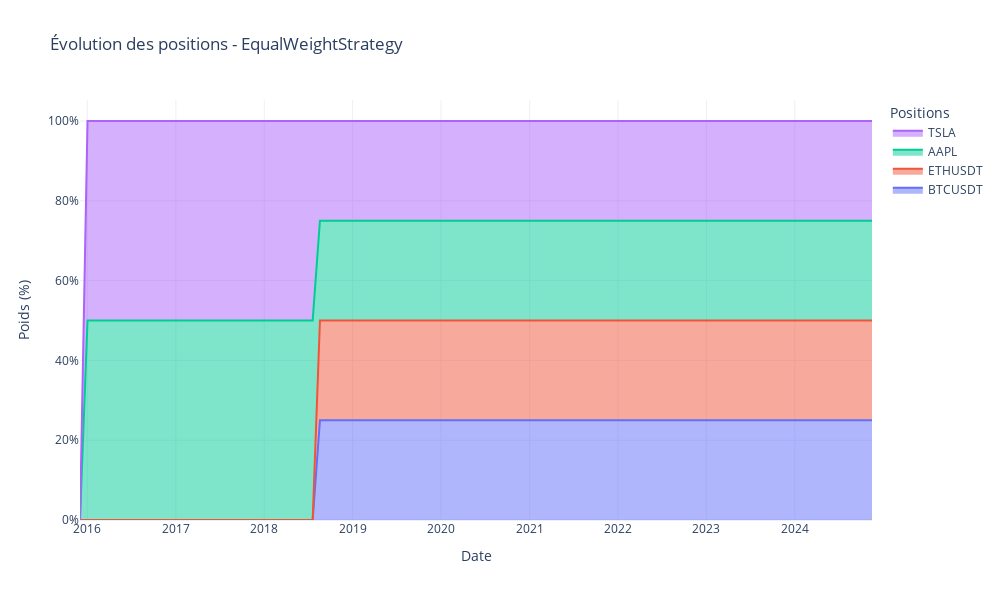

Notebook source saved alongside this figure:
### Code cell
# Affichage des positions finales de la stratégie Equal Weight pour les actifs mixtes
mixed_equal_weight.positions()

### Figure 1 — Plotly figure (JSON) as saved in the notebook; plotly's stock layout.template omitted (floating-point values rounded to 4 significant figures)
{"data": [{"hovertemplate": "%{text}<extra></extra>", "mode": "lines", "name": "BTCUSDT", "stackgroup": "one", "text": ["", "", "", "", "", "", "", "", "", "", "", "", "", "", "", "", "", "", "", "", "", "", "", "", "", "", "", "", "", "", "", "", "", "<b>BTCUSDT</b><br>Poids: 25.00%", "<b>BTCUSDT</b><br>Poids: 25.00%", "<b>BTCUSDT</b><br>Poids: 25.00%", "<b>BTCUSDT</b><br>Poids: 25.00%", "<b>BTCUSDT</b><br>Poids: 25.00%", "<b>BTCUSDT</b><br>Poids: 25.00%", "<b>BTCUSDT</b><br>Poids: 25.00%", "<b>BTCUSDT</b><br>Poids: 25.00%", "<b>BTCUSDT</b><br>Poids: 25.00%", "<b>BTCUSDT</b><br>Poids: 25.00%", "<b>BTCUSDT</b><br>Poids: 25.00%", "<b>BTCUSDT</b><br>Poids: 25.00%", "<b>BTCUSDT</b><br>Poids: 25.00%", "<b>BTCUSDT</b><br>Poids: 25.00%", "<b>BTCUSDT</b><br>Poids: 25.00%", "<b>BTCUSDT</b><br>Poids: 25.00%", "<b>BTCUSDT</b><br>Poids: 25.00%", "<b>BTCUSDT</b><br>Poids: 25.00%", "<b>BTCUSDT</b><br>Poids: 25.00%", "<b>BTCUSDT</b><br>Poids: 25.00%", "<b>BTCUSDT</b><br>Poids: 25.00%", "<b>BTCUSDT</b><br>Poids: 25.00%", "<b>BTCUSDT</b><br>Poids: 25.00%", "<b>BTCUSDT</b><br>Poids: 25.00%", "<b>BTCUSDT</b><br>Poids: 25.00%", "<b>BTCUSDT</b><br>Poids: 25.00%", "<b>BTCUSDT</b><br>Poids: 25.00%", "<b>BTCUSDT</b><br>Poids: 25.00%", "<b>BTCUSDT</b><br>Poids: 25.00%", "<b>BTCUSDT</b><br>Poids: 25.00%", "<b>BTCUSDT</b><br>Poids: 25.00%", "<b>BTCUSDT</b><br>Poids: 25.00%", "<b>BTCUSDT</b><br>Poids: 25.00%", "<b>BTCUSDT</b><br>Poids: 25.00%", "<b>BTCUSDT</b><br>Poids: 25.00%", "<b>BTCUSDT</b><br>Poids: 25.00%", "<b>BTCUSDT</b><br>Poids: 25.00%", "<b>BTCUSDT</b><br>Poids: 25.00%", "<b>BTCUSDT</b><br>Poids: 25.00%", "<b>BTCUSDT</b><br>Poids: 25.00%", "<b>BTCUSDT</b><br>Poids: 25.00%", "<b>BTCUSDT</b><br>Poids: 25.00%", "<b>BTCUSDT</b><br>Poids: 25.00%", "<b>BTCUSDT</b><br>Poids: 25.00%", "<b>BTCUSDT</b><br>Poids: 25.00%", "<b>BTCUSDT</b><br>Poids: 25.00%", "<b>BTCUSDT</b><br>Poids: 25.00%", "<b>BTCUSDT</b><br>Poids: 25.00%", "<b>BTCUSDT</b><br>Poids: 25.00%", "<b>BTCUSDT</b><br>Poids: 25.00%", "<b>BTCUSDT</b><br>Poids: 25.00%", "<b>BTCUSDT</b><br>Poids: 25.00%", "<b>BTCUSDT</b><br>Poids: 25.00%", "<b>BTCUSDT</b><br>Poids: 25.00%", "<b>BTCUSDT</b><br>Poids: 25.00%", "<b>BTCUSDT</b><br>Poids: 25.00%", "<b>BTCUSDT</b><br>Poids: 25.00%", "<b>BTCUSDT</b><br>Poids: 25.00%", "<b>BTCUSDT</b><br>Poids: 25.00%", "<b>BTCUSDT</b><br>Poids: 25.00%", "<b>BTCUSDT</b><br>Poids: 25.00%", "<b>BTCUSDT</b><br>Poids: 25.00%", "<b>BTCUSDT</b><br>Poids: 25.00%", "<b>BTCUSDT</b><br>Poids: 25.00%", "<b>BTCUSDT</b><br>Poids: 25.00%", "<b>BTCUSDT</b><br>Poids: 25.00%", "<b>BTCUSDT</b><br>Poids: 25.00%", "<b>BTCUSDT</b><br>Poids: 25.00%", "<b>BTCUSDT</b><br>Poids: 25.00%", "<b>BTCUSDT</b><br>Poids: 25.00%", "<b>BTCUSDT</b><br>Poids: 25.00%", "<b>BTCUSDT</b><br>Poids: 25.00%", "<b>BTCUSDT</b><br>Poids: 25.00%", "<b>BTCUSDT</b><br>Poids: 25.00%", "<b>BTCUSDT</b><br>Poids: 25.00%", "<b>BTCUSDT</b><br>Poids: 25.00%", "<b>BTCUSDT</b><br>Poids: 25.00%"], "type": "scatter", "x": ["2015-12-02T00:00:00", "2016-01-02T00:00:00", "2016-02-01T00:00:00", "2016-03-02T00:00:00", "2016-04-01T00:00:00", "2016-05-01T00:00:00", "2016-05-31T00:00:00", "2016-06-30T00:00:00", "2016-07-30T00:00:00", "2016-08-29T00:00:00", "2016-09-28T00:00:00", "2016-10-28T00:00:00", "2016-11-27T00:00:00", "2016-12-27T00:00:00", "2017-01-26T00:00:00", "2017-02-25T00:00:00", "2017-03-27T00:00:00", "2017-04-26T00:00:00", "2017-05-26T00:00:00", "2017-06-25T00:00:00", "2017-07-25T00:00:00", "2017-08-24T00:00:00", "2017-09-23T00:00:00", "2017-10-23T00:00:00", "2017-11-22T00:00:00", "2017-12-22T00:00:00", "2018-01-21T00:00:00", "2018-02-20T00:00:00", "2018-03-22T00:00:00", "2018-04-21T00:00:00", "2018-05-21T00:00:00", "2018-06-20T00:00:00", "2018-07-20T00:00:00", "2018-08-19T00:00:00", "2018-09-18T00:00:00", "2018-10-18T00:00:00", "2018-11-17T00:00:00", "2018-12-17T00:00:00", "2019-01-16T00:00:00", "2019-02-15T00:00:00", "2019-03-17T00:00:00", "2019-04-16T00:00:00", "2019-05-16T00:00:00", "2019-06-15T00:00:00", "2019-07-15T00:00:00", "2019-08-14T00:00:00", "2019-09-13T00:00:00", "2019-10-13T00:00:00", "2019-11-12T00:00:00", "2019-12-12T00:00:00", "2020-01-11T00:00:00", "2020-02-10T00:00:00", "2020-03-11T00:00:00", "2020-04-10T00:00:00", "2020-05-10T00:00:00", "2020-06-09T00:00:00", "2020-07-09T00:00:00", "2020-08-08T00:00:00", "2020-09-07T00:00:00", "2020-10-07T00:00:00", "2020-11-06T00:00:00", "2020-12-06T00:00:00", "2021-01-05T00:00:00", "2021-02-04T00:00:00", "2021-03-06T00:00:00", "2021-04-05T00:00:00", "2021-05-05T00:00:00", "2021-06-04T00:00:00", "2021-07-04T00:00:00", "2021-08-03T00:00:00", "2021-09-02T00:00:00", "2021-10-02T00:00:00", "2021-11-01T00:00:00", "2021-12-01T00:00:00", "2021-12-31T00:00:00", "2022-01-30T00:00:00", "2022-03-01T00:00:00", "2022-03-31T00:00:00", "2022-04-30T00:00:00", "2022-05-30T00:00:00", "2022-06-29T00:00:00", "2022-07-29T00:00:00", "2022-08-28T00:00:00", "2022-09-27T00:00:00", "2022-10-27T00:00:00", "2022-11-26T00:00:00", "2022-12-26T00:00:00", "2023-01-25T00:00:00", "2023-02-24T00:00:00", "2023-03-26T00:00:00", "2023-04-25T00:00:00", "2023-05-25T00:00:00", "2023-06-24T00:00:00", "2023-07-24T00:00:00", "2023-08-23T00:00:00", "2023-09-22T00:00:00", "2023-10-22T00:00:00", "2023-11-21T00:00:00", "2023-12-21T00:00:00", "2024-01-20T00:00:00", "2024-02-19T00:00:00", "2024-03-20T00:00:00", "2024-04-19T00:00:00", "2024-05-19T00:00:00", "2024-06-18T00:00:00", "2024-07-18T00:00:00", "2024-08-17T00:00:00", "2024-09-16T00:00:00", "2024-10-16T00:00:00", "2024-11-15T00:00:00"], "y": [0, 0, 0, 0, 0, 0, 0, 0, 0, 0, 0, 0, 0, 0, 0, 0, 0, 0, 0, 0, 0, 0, 0, 0, 0, 0, 0, 0, 0, 0, 0, 0, 0, 25, 25, 25, 25, 25, 25, 25, 25, 25, 25, 25, 25, 25, 25, 25, 25, 25, 25, 25, 25, 25, 25, 25, 25, 25, 25, 25, 25, 25, 25, 25, 25, 25, 25, 25, 25, 25, 25, 25, 25, 25, 25, 25, 25, 25, 25, 25, 25, 25, 25, 25, 25, 25, 25, 25, 25, 25, 25, 25, 25, 25, 25, 25, 25, 25, 25, 25, 25, 25, 25, 25, 25, 25, 25, 25, 25, 25]}, {"hovertemplate": "%{text}<extra></extra>", "mode": "lines", "name": "ETHUSDT", "stackgroup": "one", "text": ["", "", "", "", "", "", "", "", "", "", "", "", "", "", "", "", "", "", "", "", "", "", "", "", "", "", "", "", "", "", "", "", "", "<b>ETHUSDT</b><br>Poids: 25.00%", "<b>ETHUSDT</b><br>Poids: 25.00%", "<b>ETHUSDT</b><br>Poids: 25.00%", "<b>ETHUSDT</b><br>Poids: 25.00%", "<b>ETHUSDT</b><br>Poids: 25.00%", "<b>ETHUSDT</b><br>Poids: 25.00%", "<b>ETHUSDT</b><br>Poids: 25.00%", "<b>ETHUSDT</b><br>Poids: 25.00%", "<b>ETHUSDT</b><br>Poids: 25.00%", "<b>ETHUSDT</b><br>Poids: 25.00%", "<b>ETHUSDT</b><br>Poids: 25.00%", "<b>ETHUSDT</b><br>Poids: 25.00%", "<b>ETHUSDT</b><br>Poids: 25.00%", "<b>ETHUSDT</b><br>Poids: 25.00%", "<b>ETHUSDT</b><br>Poids: 25.00%", "<b>ETHUSDT</b><br>Poids: 25.00%", "<b>ETHUSDT</b><br>Poids: 25.00%", "<b>ETHUSDT</b><br>Poids: 25.00%", "<b>ETHUSDT</b><br>Poids: 25.00%", "<b>ETHUSDT</b><br>Poids: 25.00%", "<b>ETHUSDT</b><br>Poids: 25.00%", "<b>ETHUSDT</b><br>Poids: 25.00%", "<b>ETHUSDT</b><br>Poids: 25.00%", "<b>ETHUSDT</b><br>Poids: 25.00%", "<b>ETHUSDT</b><br>Poids: 25.00%", "<b>ETHUSDT</b><br>Poids: 25.00%", "<b>ETHUSDT</b><br>Poids: 25.00%", "<b>ETHUSDT</b><br>Poids: 25.00%", "<b>ETHUSDT</b><br>Poids: 25.00%", "<b>ETHUSDT</b><br>Poids: 25.00%", "<b>ETHUSDT</b><br>Poids: 25.00%", "<b>ETHUSDT</b><br>Poids: 25.00%", "<b>ETHUSDT</b><br>Poids: 25.00%", "<b>ETHUSDT</b><br>Poids: 25.00%", "<b>ETHUSDT</b><br>Poids: 25.00%", "<b>ETHUSDT</b><br>Poids: 25.00%", "<b>ETHUSDT</b><br>Poids: 25.00%", "<b>ETHUSDT</b><br>Poids: 25.00%", "<b>ETHUSDT</b><br>Poids: 25.00%", "<b>ETHUSDT</b><br>Poids: 25.00%", "<b>ETHUSDT</b><br>Poids: 25.00%", "<b>ETHUSDT</b><br>Poids: 25.00%", "<b>ETHUSDT</b><br>Poids: 25.00%", "<b>ETHUSDT</b><br>Poids: 25.00%", "<b>ETHUSDT</b><br>Poids: 25.00%", "<b>ETHUSDT</b><br>Poids: 25.00%", "<b>ETHUSDT</b><br>Poids: 25.00%", "<b>ETHUSDT</b><br>Poids: 25.00%", "<b>ETHUSDT</b><br>Poids: 25.00%", "<b>ETHUSDT</b><br>Poids: 25.00%", "<b>ETHUSDT</b><br>Poids: 25.00%", "<b>ETHUSDT</b><br>Poids: 25.00%", "<b>ETHUSDT</b><br>Poids: 25.00%", "<b>ETHUSDT</b><br>Poids: 25.00%", "<b>ETHUSDT</b><br>Poids: 25.00%", "<b>ETHUSDT</b><br>Poids: 25.00%", "<b>ETHUSDT</b><br>Poids: 25.00%", "<b>ETHUSDT</b><br>Poids: 25.00%", "<b>ETHUSDT</b><br>Poids: 25.00%", "<b>ETHUSDT</b><br>Poids: 25.00%", "<b>ETHUSDT</b><br>Poids: 25.00%", "<b>ETHUSDT</b><br>Poids: 25.00%", "<b>ETHUSDT</b><br>Poids: 25.00%", "<b>ETHUSDT</b><br>Poids: 25.00%", "<b>ETHUSDT</b><br>Poids: 25.00%", "<b>ETHUSDT</b><br>Poids: 25.00%", "<b>ETHUSDT</b><br>Poids: 25.00%", "<b>ETHUSDT</b><br>Poids: 25.00%", "<b>ETHUSDT</b><br>Poids: 25.00%", "<b>ETHUSDT</b><br>Poids: 25.00%", "<b>ETHUSDT</b><br>Poids: 25.00%", "<b>ETHUSDT</b><br>Poids: 25.00%", "<b>ETHUSDT</b><br>Poids: 25.00%", "<b>ETHUSDT</b><br>Poids: 25.00%", "<b>ETHUSDT</b><br>Poids: 25.00%", "<b>ETHUSDT</b><br>Poids: 25.00%", "<b>ETHUSDT</b><br>Poids: 25.00%"], "type": "scatter", "x": ["2015-12-02T00:00:00", "2016-01-02T00:00:00", "2016-02-01T00:00:00", "2016-03-02T00:00:00", "2016-04-01T00:00:00", "2016-05-01T00:00:00", "2016-05-31T00:00:00", "2016-06-30T00:00:00", "2016-07-30T00:00:00", "2016-08-29T00:00:00", "2016-09-28T00:00:00", "2016-10-28T00:00:00", "2016-11-27T00:00:00", "2016-12-27T00:00:00", "2017-01-26T00:00:00", "2017-02-25T00:00:00", "2017-03-27T00:00:00", "2017-04-26T00:00:00", "2017-05-26T00:00:00", "2017-06-25T00:00:00", "2017-07-25T00:00:00", "2017-08-24T00:00:00", "2017-09-23T00:00:00", "2017-10-23T00:00:00", "2017-11-22T00:00:00", "2017-12-22T00:00:00", "2018-01-21T00:00:00", "2018-02-20T00:00:00", "2018-03-22T00:00:00", "2018-04-21T00:00:00", "2018-05-21T00:00:00", "2018-06-20T00:00:00", "2018-07-20T00:00:00", "2018-08-19T00:00:00", "2018-09-18T00:00:00", "2018-10-18T00:00:00", "2018-11-17T00:00:00", "2018-12-17T00:00:00", "2019-01-16T00:00:00", "2019-02-15T00:00:00", "2019-03-17T00:00:00", "2019-04-16T00:00:00", "2019-05-16T00:00:00", "2019-06-15T00:00:00", "2019-07-15T00:00:00", "2019-08-14T00:00:00", "2019-09-13T00:00:00", "2019-10-13T00:00:00", "2019-11-12T00:00:00", "2019-12-12T00:00:00", "2020-01-11T00:00:00", "2020-02-10T00:00:00", "2020-03-11T00:00:00", "2020-04-10T00:00:00", "2020-05-10T00:00:00", "2020-06-09T00:00:00", "2020-07-09T00:00:00", "2020-08-08T00:00:00", "2020-09-07T00:00:00", "2020-10-07T00:00:00", "2020-11-06T00:00:00", "2020-12-06T00:00:00", "2021-01-05T00:00:00", "2021-02-04T00:00:00", "2021-03-06T00:00:00", "2021-04-05T00:00:00", "2021-05-05T00:00:00", "2021-06-04T00:00:00", "2021-07-04T00:00:00", "2021-08-03T00:00:00", "2021-09-02T00:00:00", "2021-10-02T00:00:00", "2021-11-01T00:00:00", "2021-12-01T00:00:00", "2021-12-31T00:00:00", "2022-01-30T00:00:00", "2022-03-01T00:00:00", "2022-03-31T00:00:00", "2022-04-30T00:00:00", "2022-05-30T00:00:00", "2022-06-29T00:00:00", "2022-07-29T00:00:00", "2022-08-28T00:00:00", "2022-09-27T00:00:00", "2022-10-27T00:00:00", "2022-11-26T00:00:00", "2022-12-26T00:00:00", "2023-01-25T00:00:00", "2023-02-24T00:00:00", "2023-03-26T00:00:00", "2023-04-25T00:00:00", "2023-05-25T00:00:00", "2023-06-24T00:00:00", "2023-07-24T00:00:00", "2023-08-23T00:00:00", "2023-09-22T00:00:00", "2023-10-22T00:00:00", "2023-11-21T00:00:00", "2023-12-21T00:00:00", "2024-01-20T00:00:00", "2024-02-19T00:00:00", "2024-03-20T00:00:00", "2024-04-19T00:00:00", "2024-05-19T00:00:00", "2024-06-18T00:00:00", "2024-07-18T00:00:00", "2024-08-17T00:00:00", "2024-09-16T00:00:00", "2024-10-16T00:00:00", "2024-11-15T00:00:00"], "y": [0, 0, 0, 0, 0, 0, 0, 0, 0, 0, 0, 0, 0, 0, 0, 0, 0, 0, 0, 0, 0, 0, 0, 0, 0, 0, 0, 0, 0, 0, 0, 0, 0, 25, 25, 25, 25, 25, 25, 25, 25, 25, 25, 25, 25, 25, 25, 25, 25, 25, 25, 25, 25, 25, 25, 25, 25, 25, 25, 25, 25, 25, 25, 25, 25, 25, 25, 25, 25, 25, 25, 25, 25, 25, 25, 25, 25, 25, 25, 25, 25, 25, 25, 25, 25, 25, 25, 25, 25, 25, 25, 25, 25, 25, 25, 25, 25, 25, 25, 25, 25, 25, 25, 25, 25, 25, 25, 25, 25, 25]}, {"hovertemplate": "%{text}<extra></extra>", "mode": "lines", "name": "AAPL", "stackgroup": "one", "text": ["", "<b>AAPL</b><br>Poids: 50.00%", "<b>AAPL</b><br>Poids: 50.00%", "<b>AAPL</b><br>Poids: 50.00%", "<b>AAPL</b><br>Poids: 50.00%", "<b>AAPL</b><br>Poids: 50.00%", "<b>AAPL</b><br>Poids: 50.00%", "<b>AAPL</b><br>Poids: 50.00%", "<b>AAPL</b><br>Poids: 50.00%", "<b>AAPL</b><br>Poids: 50.00%", "<b>AAPL</b><br>Poids: 50.00%", "<b>AAPL</b><br>Poids: 50.00%", "<b>AAPL</b><br>Poids: 50.00%", "<b>AAPL</b><br>Poids: 50.00%", "<b>AAPL</b><br>Poids: 50.00%", "<b>AAPL</b><br>Poids: 50.00%", "<b>AAPL</b><br>Poids: 50.00%", "<b>AAPL</b><br>Poids: 50.00%", "<b>AAPL</b><br>Poids: 50.00%", "<b>AAPL</b><br>Poids: 50.00%", "<b>AAPL</b><br>Poids: 50.00%", "<b>AAPL</b><br>Poids: 50.00%", "<b>AAPL</b><br>Poids: 50.00%", "<b>AAPL</b><br>Poids: 50.00%", "<b>AAPL</b><br>Poids: 50.00%", "<b>AAPL</b><br>Poids: 50.00%", "<b>AAPL</b><br>Poids: 50.00%", "<b>AAPL</b><br>Poids: 50.00%", "<b>AAPL</b><br>Poids: 50.00%", "<b>AAPL</b><br>Poids: 50.00%", "<b>AAPL</b><br>Poids: 50.00%", "<b>AAPL</b><br>Poids: 50.00%", "<b>AAPL</b><br>Poids: 50.00%", "<b>AAPL</b><br>Poids: 25.00%", "<b>AAPL</b><br>Poids: 25.00%", "<b>AAPL</b><br>Poids: 25.00%", "<b>AAPL</b><br>Poids: 25.00%", "<b>AAPL</b><br>Poids: 25.00%", "<b>AAPL</b><br>Poids: 25.00%", "<b>AAPL</b><br>Poids: 25.00%", "<b>AAPL</b><br>Poids: 25.00%", "<b>AAPL</b><br>Poids: 25.00%", "<b>AAPL</b><br>Poids: 25.00%", "<b>AAPL</b><br>Poids: 25.00%", "<b>AAPL</b><br>Poids: 25.00%", "<b>AAPL</b><br>Poids: 25.00%", "<b>AAPL</b><br>Poids: 25.00%", "<b>AAPL</b><br>Poids: 25.00%", "<b>AAPL</b><br>Poids: 25.00%", "<b>AAPL</b><br>Poids: 25.00%", "<b>AAPL</b><br>Poids: 25.00%", "<b>AAPL</b><br>Poids: 25.00%", "<b>AAPL</b><br>Poids: 25.00%", "<b>AAPL</b><br>Poids: 25.00%", "<b>AAPL</b><br>Poids: 25.00%", "<b>AAPL</b><br>Poids: 25.00%", "<b>AAPL</b><br>Poids: 25.00%", "<b>AAPL</b><br>Poids: 25.00%", "<b>AAPL</b><br>Poids: 25.00%", "<b>AAPL</b><br>Poids: 25.00%", "<b>AAPL</b><br>Poids: 25.00%", "<b>AAPL</b><br>Poids: 25.00%", "<b>AAPL</b><br>Poids: 25.00%", "<b>AAPL</b><br>Poids: 25.00%", "<b>AAPL</b><br>Poids: 25.00%", "<b>AAPL</b><br>Poids: 25.00%", "<b>AAPL</b><br>Poids: 25.00%", "<b>AAPL</b><br>Poids: 25.00%", "<b>AAPL</b><br>Poids: 25.00%", "<b>AAPL</b><br>Poids: 25.00%", "<b>AAPL</b><br>Poids: 25.00%", "<b>AAPL</b><br>Poids: 25.00%", "<b>AAPL</b><br>Poids: 25.00%", "<b>AAPL</b><br>Poids: 25.00%", "<b>AAPL</b><br>Poids: 25.00%", "<b>AAPL</b><br>Poids: 25.00%", "<b>AAPL</b><br>Poids: 25.00%", "<b>AAPL</b><br>Poids: 25.00%", "<b>AAPL</b><br>Poids: 25.00%", "<b>AAPL</b><br>Poids: 25.00%", "<b>AAPL</b><br>Poids: 25.00%", "<b>AAPL</b><br>Poids: 25.00%", "<b>AAPL</b><br>Poids: 25.00%", "<b>AAPL</b><br>Poids: 25.00%", "<b>AAPL</b><br>Poids: 25.00%", "<b>AAPL</b><br>Poids: 25.00%", "<b>AAPL</b><br>Poids: 25.00%", "<b>AAPL</b><br>Poids: 25.00%", "<b>AAPL</b><br>Poids: 25.00%", "<b>AAPL</b><br>Poids: 25.00%", "<b>AAPL</b><br>Poids: 25.00%", "<b>AAPL</b><br>Poids: 25.00%", "<b>AAPL</b><br>Poids: 25.00%", "<b>AAPL</b><br>Poids: 25.00%", "<b>AAPL</b><br>Poids: 25.00%", "<b>AAPL</b><br>Poids: 25.00%", "<b>AAPL</b><br>Poids: 25.00%", "<b>AAPL</b><br>Poids: 25.00%", "<b>AAPL</b><br>Poids: 25.00%", "<b>AAPL</b><br>Poids: 25.00%", "<b>AAPL</b><br>Poids: 25.00%", "<b>AAPL</b><br>Poids: 25.00%", "<b>AAPL</b><br>Poids: 25.00%", "<b>AAPL</b><br>Poids: 25.00%", "<b>AAPL</b><br>Poids: 25.00%", "<b>AAPL</b><br>Poids: 25.00%", "<b>AAPL</b><br>Poids: 25.00%", "<b>AAPL</b><br>Poids: 25.00%", "<b>AAPL</b><br>Poids: 25.00%", "<b>AAPL</b><br>Poids: 25.00%"], "type": "scatter", "x": ["2015-12-02T00:00:00", "2016-01-02T00:00:00", "2016-02-01T00:00:00", "2016-03-02T00:00:00", "2016-04-01T00:00:00", "2016-05-01T00:00:00", "2016-05-31T00:00:00", "2016-06-30T00:00:00", "2016-07-30T00:00:00", "2016-08-29T00:00:00", "2016-09-28T00:00:00", "2016-10-28T00:00:00", "2016-11-27T00:00:00", "2016-12-27T00:00:00", "2017-01-26T00:00:00", "2017-02-25T00:00:00", "2017-03-27T00:00:00", "2017-04-26T00:00:00", "2017-05-26T00:00:00", "2017-06-25T00:00:00", "2017-07-25T00:00:00", "2017-08-24T00:00:00", "2017-09-23T00:00:00", "2017-10-23T00:00:00", "2017-11-22T00:00:00", "2017-12-22T00:00:00", "2018-01-21T00:00:00", "2018-02-20T00:00:00", "2018-03-22T00:00:00", "2018-04-21T00:00:00", "2018-05-21T00:00:00", "2018-06-20T00:00:00", "2018-07-20T00:00:00", "2018-08-19T00:00:00", "2018-09-18T00:00:00", "2018-10-18T00:00:00", "2018-11-17T00:00:00", "2018-12-17T00:00:00", "2019-01-16T00:00:00", "2019-02-15T00:00:00", "2019-03-17T00:00:00", "2019-04-16T00:00:00", "2019-05-16T00:00:00", "2019-06-15T00:00:00", "2019-07-15T00:00:00", "2019-08-14T00:00:00", "2019-09-13T00:00:00", "2019-10-13T00:00:00", "2019-11-12T00:00:00", "2019-12-12T00:00:00", "2020-01-11T00:00:00", "2020-02-10T00:00:00", "2020-03-11T00:00:00", "2020-04-10T00:00:00", "2020-05-10T00:00:00", "2020-06-09T00:00:00", "2020-07-09T00:00:00", "2020-08-08T00:00:00", "2020-09-07T00:00:00", "2020-10-07T00:00:00", "2020-11-06T00:00:00", "2020-12-06T00:00:00", "2021-01-05T00:00:00", "2021-02-04T00:00:00", "2021-03-06T00:00:00", "2021-04-05T00:00:00", "2021-05-05T00:00:00", "2021-06-04T00:00:00", "2021-07-04T00:00:00", "2021-08-03T00:00:00", "2021-09-02T00:00:00", "2021-10-02T00:00:00", "2021-11-01T00:00:00", "2021-12-01T00:00:00", "2021-12-31T00:00:00", "2022-01-30T00:00:00", "2022-03-01T00:00:00", "2022-03-31T00:00:00", "2022-04-30T00:00:00", "2022-05-30T00:00:00", "2022-06-29T00:00:00", "2022-07-29T00:00:00", "2022-08-28T00:00:00", "2022-09-27T00:00:00", "2022-10-27T00:00:00", "2022-11-26T00:00:00", "2022-12-26T00:00:00", "2023-01-25T00:00:00", "2023-02-24T00:00:00", "2023-03-26T00:00:00", "2023-04-25T00:00:00", "2023-05-25T00:00:00", "2023-06-24T00:00:00", "2023-07-24T00:00:00", "2023-08-23T00:00:00", "2023-09-22T00:00:00", "2023-10-22T00:00:00", "2023-11-21T00:00:00", "2023-12-21T00:00:00", "2024-01-20T00:00:00", "2024-02-19T00:00:00", "2024-03-20T00:00:00", "2024-04-19T00:00:00", "2024-05-19T00:00:00", "2024-06-18T00:00:00", "2024-07-18T00:00:00", "2024-08-17T00:00:00", "2024-09-16T00:00:00", "2024-10-16T00:00:00", "2024-11-15T00:00:00"], "y": [0, 50, 50, 50, 50, 50, 50, 50, 50, 50, 50, 50, 50, 50, 50, 50, 50, 50, 50, 50, 50, 50, 50, 50, 50, 50, 50, 50, 50, 50, 50, 50, 50, 25, 25, 25, 25, 25, 25, 25, 25, 25, 25, 25, 25, 25, 25, 25, 25, 25, 25, 25, 25, 25, 25, 25, 25, 25, 25, 25, 25, 25, 25, 25, 25, 25, 25, 25, 25, 25, 25, 25, 25, 25, 25, 25, 25, 25, 25, 25, 25, 25, 25, 25, 25, 25, 25, 25, 25, 25, 25, 25, 25, 25, 25, 25, 25, 25, 25, 25, 25, 25, 25, 25, 25, 25, 25, 25, 25, 25]}, {"hovertemplate": "%{text}<extra></extra>", "mode": "lines", "name": "TSLA", "stackgroup": "one", "text": ["", "<b>TSLA</b><br>Poids: 50.00%", "<b>TSLA</b><br>Poids: 50.00%", "<b>TSLA</b><br>Poids: 50.00%", "<b>TSLA</b><br>Poids: 50.00%", "<b>TSLA</b><br>Poids: 50.00%", "<b>TSLA</b><br>Poids: 50.00%", "<b>TSLA</b><br>Poids: 50.00%", "<b>TSLA</b><br>Poids: 50.00%", "<b>TSLA</b><br>Poids: 50.00%", "<b>TSLA</b><br>Poids: 50.00%", "<b>TSLA</b><br>Poids: 50.00%", "<b>TSLA</b><br>Poids: 50.00%", "<b>TSLA</b><br>Poids: 50.00%", "<b>TSLA</b><br>Poids: 50.00%", "<b>TSLA</b><br>Poids: 50.00%", "<b>TSLA</b><br>Poids: 50.00%", "<b>TSLA</b><br>Poids: 50.00%", "<b>TSLA</b><br>Poids: 50.00%", "<b>TSLA</b><br>Poids: 50.00%", "<b>TSLA</b><br>Poids: 50.00%", "<b>TSLA</b><br>Poids: 50.00%", "<b>TSLA</b><br>Poids: 50.00%", "<b>TSLA</b><br>Poids: 50.00%", "<b>TSLA</b><br>Poids: 50.00%", "<b>TSLA</b><br>Poids: 50.00%", "<b>TSLA</b><br>Poids: 50.00%", "<b>TSLA</b><br>Poids: 50.00%", "<b>TSLA</b><br>Poids: 50.00%", "<b>TSLA</b><br>Poids: 50.00%", "<b>TSLA</b><br>Poids: 50.00%", "<b>TSLA</b><br>Poids: 50.00%", "<b>TSLA</b><br>Poids: 50.00%", "<b>TSLA</b><br>Poids: 25.00%", "<b>TSLA</b><br>Poids: 25.00%", "<b>TSLA</b><br>Poids: 25.00%", "<b>TSLA</b><br>Poids: 25.00%", "<b>TSLA</b><br>Poids: 25.00%", "<b>TSLA</b><br>Poids: 25.00%", "<b>TSLA</b><br>Poids: 25.00%", "<b>TSLA</b><br>Poids: 25.00%", "<b>TSLA</b><br>Poids: 25.00%", "<b>TSLA</b><br>Poids: 25.00%", "<b>TSLA</b><br>Poids: 25.00%", "<b>TSLA</b><br>Poids: 25.00%", "<b>TSLA</b><br>Poids: 25.00%", "<b>TSLA</b><br>Poids: 25.00%", "<b>TSLA</b><br>Poids: 25.00%", "<b>TSLA</b><br>Poids: 25.00%", "<b>TSLA</b><br>Poids: 25.00%", "<b>TSLA</b><br>Poids: 25.00%", "<b>TSLA</b><br>Poids: 25.00%", "<b>TSLA</b><br>Poids: 25.00%", "<b>TSLA</b><br>Poids: 25.00%", "<b>TSLA</b><br>Poids: 25.00%", "<b>TSLA</b><br>Poids: 25.00%", "<b>TSLA</b><br>Poids: 25.00%", "<b>TSLA</b><br>Poids: 25.00%", "<b>TSLA</b><br>Poids: 25.00%", "<b>TSLA</b><br>Poids: 25.00%", "<b>TSLA</b><br>Poids: 25.00%", "<b>TSLA</b><br>Poids: 25.00%", "<b>TSLA</b><br>Poids: 25.00%", "<b>TSLA</b><br>Poids: 25.00%", "<b>TSLA</b><br>Poids: 25.00%", "<b>TSLA</b><br>Poids: 25.00%", "<b>TSLA</b><br>Poids: 25.00%", "<b>TSLA</b><br>Poids: 25.00%", "<b>TSLA</b><br>Poids: 25.00%", "<b>TSLA</b><br>Poids: 25.00%", "<b>TSLA</b><br>Poids: 25.00%", "<b>TSLA</b><br>Poids: 25.00%", "<b>TSLA</b><br>Poids: 25.00%", "<b>TSLA</b><br>Poids: 25.00%", "<b>TSLA</b><br>Poids: 25.00%", "<b>TSLA</b><br>Poids: 25.00%", "<b>TSLA</b><br>Poids: 25.00%", "<b>TSLA</b><br>Poids: 25.00%", "<b>TSLA</b><br>Poids: 25.00%", "<b>TSLA</b><br>Poids: 25.00%", "<b>TSLA</b><br>Poids: 25.00%", "<b>TSLA</b><br>Poids: 25.00%", "<b>TSLA</b><br>Poids: 25.00%", "<b>TSLA</b><br>Poids: 25.00%", "<b>TSLA</b><br>Poids: 25.00%", "<b>TSLA</b><br>Poids: 25.00%", "<b>TSLA</b><br>Poids: 25.00%", "<b>TSLA</b><br>Poids: 25.00%", "<b>TSLA</b><br>Poids: 25.00%", "<b>TSLA</b><br>Poids: 25.00%", "<b>TSLA</b><br>Poids: 25.00%", "<b>TSLA</b><br>Poids: 25.00%", "<b>TSLA</b><br>Poids: 25.00%", "<b>TSLA</b><br>Poids: 25.00%", "<b>TSLA</b><br>Poids: 25.00%", "<b>TSLA</b><br>Poids: 25.00%", "<b>TSLA</b><br>Poids: 25.00%", "<b>TSLA</b><br>Poids: 25.00%", "<b>TSLA</b><br>Poids: 25.00%", "<b>TSLA</b><br>Poids: 25.00%", "<b>TSLA</b><br>Poids: 25.00%", "<b>TSLA</b><br>Poids: 25.00%", "<b>TSLA</b><br>Poids: 25.00%", "<b>TSLA</b><br>Poids: 25.00%", "<b>TSLA</b><br>Poids: 25.00%", "<b>TSLA</b><br>Poids: 25.00%", "<b>TSLA</b><br>Poids: 25.00%", "<b>TSLA</b><br>Poids: 25.00%", "<b>TSLA</b><br>Poids: 25.00%", "<b>TSLA</b><br>Poids: 25.00%"], "type": "scatter", "x": ["2015-12-02T00:00:00", "2016-01-02T00:00:00", "2016-02-01T00:00:00", "2016-03-02T00:00:00", "2016-04-01T00:00:00", "2016-05-01T00:00:00", "2016-05-31T00:00:00", "2016-06-30T00:00:00", "2016-07-30T00:00:00", "2016-08-29T00:00:00", "2016-09-28T00:00:00", "2016-10-28T00:00:00", "2016-11-27T00:00:00", "2016-12-27T00:00:00", "2017-01-26T00:00:00", "2017-02-25T00:00:00", "2017-03-27T00:00:00", "2017-04-26T00:00:00", "2017-05-26T00:00:00", "2017-06-25T00:00:00", "2017-07-25T00:00:00", "2017-08-24T00:00:00", "2017-09-23T00:00:00", "2017-10-23T00:00:00", "2017-11-22T00:00:00", "2017-12-22T00:00:00", "2018-01-21T00:00:00", "2018-02-20T00:00:00", "2018-03-22T00:00:00", "2018-04-21T00:00:00", "2018-05-21T00:00:00", "2018-06-20T00:00:00", "2018-07-20T00:00:00", "2018-08-19T00:00:00", "2018-09-18T00:00:00", "2018-10-18T00:00:00", "2018-11-17T00:00:00", "2018-12-17T00:00:00", "2019-01-16T00:00:00", "2019-02-15T00:00:00", "2019-03-17T00:00:00", "2019-04-16T00:00:00", "2019-05-16T00:00:00", "2019-06-15T00:00:00", "2019-07-15T00:00:00", "2019-08-14T00:00:00", "2019-09-13T00:00:00", "2019-10-13T00:00:00", "2019-11-12T00:00:00", "2019-12-12T00:00:00", "2020-01-11T00:00:00", "2020-02-10T00:00:00", "2020-03-11T00:00:00", "2020-04-10T00:00:00", "2020-05-10T00:00:00", "2020-06-09T00:00:00", "2020-07-09T00:00:00", "2020-08-08T00:00:00", "2020-09-07T00:00:00", "2020-10-07T00:00:00", "2020-11-06T00:00:00", "2020-12-06T00:00:00", "2021-01-05T00:00:00", "2021-02-04T00:00:00", "2021-03-06T00:00:00", "2021-04-05T00:00:00", "2021-05-05T00:00:00", "2021-06-04T00:00:00", "2021-07-04T00:00:00", "2021-08-03T00:00:00", "2021-09-02T00:00:00", "2021-10-02T00:00:00", "2021-11-01T00:00:00", "2021-12-01T00:00:00", "2021-12-31T00:00:00", "2022-01-30T00:00:00", "2022-03-01T00:00:00", "2022-03-31T00:00:00", "2022-04-30T00:00:00", "2022-05-30T00:00:00", "2022-06-29T00:00:00", "2022-07-29T00:00:00", "2022-08-28T00:00:00", "2022-09-27T00:00:00", "2022-10-27T00:00:00", "2022-11-26T00:00:00", "2022-12-26T00:00:00", "2023-01-25T00:00:00", "2023-02-24T00:00:00", "2023-03-26T00:00:00", "2023-04-25T00:00:00", "2023-05-25T00:00:00", "2023-06-24T00:00:00", "2023-07-24T00:00:00", "2023-08-23T00:00:00", "2023-09-22T00:00:00", "2023-10-22T00:00:00", "2023-11-21T00:00:00", "2023-12-21T00:00:00", "2024-01-20T00:00:00", "2024-02-19T00:00:00", "2024-03-20T00:00:00", "2024-04-19T00:00:00", "2024-05-19T00:00:00", "2024-06-18T00:00:00", "2024-07-18T00:00:00", "2024-08-17T00:00:00", "2024-09-16T00:00:00", "2024-10-16T00:00:00", "2024-11-15T00:00:00"], "y": [0, 50, 50, 50, 50, 50, 50, 50, 50, 50, 50, 50, 50, 50, 50, 50, 50, 50, 50, 50, 50, 50, 50, 50, 50, 50, 50, 50, 50, 50, 50, 50, 50, 25, 25, 25, 25, 25, 25, 25, 25, 25, 25, 25, 25, 25, 25, 25, 25, 25, 25, 25, 25, 25, 25, 25, 25, 25, 25, 25, 25, 25, 25, 25, 25, 25, 25, 25, 25, 25, 25, 25, 25, 25, 25, 25, 25, 25, 25, 25, 25, 25, 25, 25, 25, 25, 25, 25, 25, 25, 25, 25, 25, 25, 25, 25, 25, 25, 25, 25, 25, 25, 25, 25, 25, 25, 25, 25, 25, 25]}], "layout": {"height": 600, "hovermode": "x unified", "legend": {"title": {"text": "Positions"}}, "title": {"text": "Évolution des positions - EqualWeightStrategy"}, "width": 1000, "xaxis": {"title": {"text": "Date"}}, "yaxis": {"showgrid": true, "ticksuffix": "%", "title": {"text": "Poids (%)"}}}}
